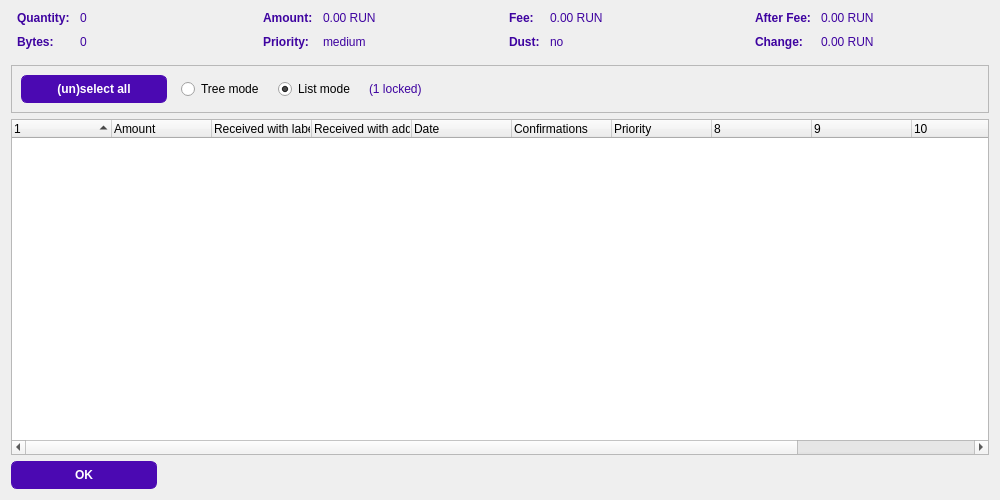
<?xml version="1.0" encoding="UTF-8"?>
<ui version="4.0">
 <class>CoinControlDialog</class>
 <widget class="QDialog" name="CoinControlDialog">
  <property name="geometry">
   <rect>
    <x>0</x>
    <y>0</y>
    <width>1000</width>
    <height>500</height>
   </rect>
  </property>
  <property name="windowTitle">
   <string>Coin Selection</string>
  </property>
  <property name="styleSheet">
   <string notr="true">
QPushButton{
        background-color:#4b09b2;
        color:white;
		min-height:26px;
		max-height:26px;
        min-width: 120px;
		padding-left:12px;
		padding-right:12px;
        border:1px solid #4b09b2;
		icon-size:24px;
		font:bold;
		border-radius:6px;
}

QPushButton:hover{
        background-color:#6821d6;
}

QPushButton:pressed{
        background-color:#3f0698;
}


QLabel{
	color:#3e03a0;
}

</string>
  </property>
  <layout class="QVBoxLayout" name="verticalLayout">
   <item>
    <layout class="QHBoxLayout" name="horizontalLayoutTop" stretch="0,0,0,0">
     <property name="topMargin">
      <number>0</number>
     </property>
     <property name="bottomMargin">
      <number>10</number>
     </property>
     <item>
      <layout class="QFormLayout" name="formLayoutCoinControl1">
       <property name="horizontalSpacing">
        <number>10</number>
       </property>
       <property name="verticalSpacing">
        <number>10</number>
       </property>
       <property name="leftMargin">
        <number>6</number>
       </property>
       <property name="rightMargin">
        <number>6</number>
       </property>
       <item row="0" column="0">
        <widget class="QLabel" name="labelCoinControlQuantityText">
         <property name="font">
          <font>
           <weight>75</weight>
           <bold>true</bold>
          </font>
         </property>
         <property name="text">
          <string>Quantity:</string>
         </property>
        </widget>
       </item>
       <item row="0" column="1">
        <widget class="QLabel" name="labelCoinControlQuantity">
         <property name="cursor">
          <cursorShape>IBeamCursor</cursorShape>
         </property>
         <property name="contextMenuPolicy">
          <enum>Qt::ActionsContextMenu</enum>
         </property>
         <property name="text">
          <string notr="true">0</string>
         </property>
         <property name="textInteractionFlags">
          <set>Qt::LinksAccessibleByMouse|Qt::TextSelectableByKeyboard|Qt::TextSelectableByMouse</set>
         </property>
        </widget>
       </item>
       <item row="1" column="0">
        <widget class="QLabel" name="labelCoinControlBytesText">
         <property name="font">
          <font>
           <weight>75</weight>
           <bold>true</bold>
          </font>
         </property>
         <property name="text">
          <string>Bytes:</string>
         </property>
        </widget>
       </item>
       <item row="1" column="1">
        <widget class="QLabel" name="labelCoinControlBytes">
         <property name="cursor">
          <cursorShape>IBeamCursor</cursorShape>
         </property>
         <property name="contextMenuPolicy">
          <enum>Qt::ActionsContextMenu</enum>
         </property>
         <property name="text">
          <string notr="true">0</string>
         </property>
         <property name="textInteractionFlags">
          <set>Qt::LinksAccessibleByMouse|Qt::TextSelectableByKeyboard|Qt::TextSelectableByMouse</set>
         </property>
        </widget>
       </item>
      </layout>
     </item>
     <item>
      <layout class="QFormLayout" name="formLayoutCoinControl2">
       <property name="horizontalSpacing">
        <number>10</number>
       </property>
       <property name="verticalSpacing">
        <number>10</number>
       </property>
       <property name="leftMargin">
        <number>6</number>
       </property>
       <property name="rightMargin">
        <number>6</number>
       </property>
       <item row="0" column="0">
        <widget class="QLabel" name="labelCoinControlAmountText">
         <property name="font">
          <font>
           <weight>75</weight>
           <bold>true</bold>
          </font>
         </property>
         <property name="text">
          <string>Amount:</string>
         </property>
        </widget>
       </item>
       <item row="0" column="1">
        <widget class="QLabel" name="labelCoinControlAmount">
         <property name="cursor">
          <cursorShape>IBeamCursor</cursorShape>
         </property>
         <property name="contextMenuPolicy">
          <enum>Qt::ActionsContextMenu</enum>
         </property>
         <property name="text">
          <string notr="true">0.00 RUN</string>
         </property>
         <property name="textInteractionFlags">
          <set>Qt::LinksAccessibleByMouse|Qt::TextSelectableByKeyboard|Qt::TextSelectableByMouse</set>
         </property>
        </widget>
       </item>
       <item row="1" column="0">
        <widget class="QLabel" name="labelCoinControlPriorityText">
         <property name="font">
          <font>
           <weight>75</weight>
           <bold>true</bold>
          </font>
         </property>
         <property name="text">
          <string>Priority:</string>
         </property>
        </widget>
       </item>
       <item row="1" column="1">
        <widget class="QLabel" name="labelCoinControlPriority">
         <property name="cursor">
          <cursorShape>IBeamCursor</cursorShape>
         </property>
         <property name="contextMenuPolicy">
          <enum>Qt::ActionsContextMenu</enum>
         </property>
         <property name="text">
          <string notr="true">medium</string>
         </property>
         <property name="textInteractionFlags">
          <set>Qt::LinksAccessibleByMouse|Qt::TextSelectableByKeyboard|Qt::TextSelectableByMouse</set>
         </property>
        </widget>
       </item>
      </layout>
     </item>
     <item>
      <layout class="QFormLayout" name="formLayoutCoinControl3">
       <property name="horizontalSpacing">
        <number>10</number>
       </property>
       <property name="verticalSpacing">
        <number>10</number>
       </property>
       <property name="leftMargin">
        <number>6</number>
       </property>
       <property name="rightMargin">
        <number>6</number>
       </property>
       <item row="0" column="0">
        <widget class="QLabel" name="labelCoinControlFeeText">
         <property name="font">
          <font>
           <weight>75</weight>
           <bold>true</bold>
          </font>
         </property>
         <property name="text">
          <string>Fee:</string>
         </property>
        </widget>
       </item>
       <item row="0" column="1">
        <widget class="QLabel" name="labelCoinControlFee">
         <property name="cursor">
          <cursorShape>IBeamCursor</cursorShape>
         </property>
         <property name="contextMenuPolicy">
          <enum>Qt::ActionsContextMenu</enum>
         </property>
         <property name="text">
          <string notr="true">0.00 RUN</string>
         </property>
         <property name="textInteractionFlags">
          <set>Qt::LinksAccessibleByMouse|Qt::TextSelectableByKeyboard|Qt::TextSelectableByMouse</set>
         </property>
        </widget>
       </item>
       <item row="1" column="0">
        <widget class="QLabel" name="labelCoinControlLowOutputText">
         <property name="enabled">
          <bool>false</bool>
         </property>
         <property name="font">
          <font>
           <weight>75</weight>
           <bold>true</bold>
          </font>
         </property>
         <property name="text">
          <string>Dust:</string>
         </property>
        </widget>
       </item>
       <item row="1" column="1">
        <widget class="QLabel" name="labelCoinControlLowOutput">
         <property name="enabled">
          <bool>false</bool>
         </property>
         <property name="cursor">
          <cursorShape>IBeamCursor</cursorShape>
         </property>
         <property name="contextMenuPolicy">
          <enum>Qt::ActionsContextMenu</enum>
         </property>
         <property name="text">
          <string notr="true">no</string>
         </property>
         <property name="textInteractionFlags">
          <set>Qt::LinksAccessibleByMouse|Qt::TextSelectableByKeyboard|Qt::TextSelectableByMouse</set>
         </property>
        </widget>
       </item>
      </layout>
     </item>
     <item>
      <layout class="QFormLayout" name="formLayoutCoinControl4">
       <property name="horizontalSpacing">
        <number>10</number>
       </property>
       <property name="verticalSpacing">
        <number>10</number>
       </property>
       <property name="leftMargin">
        <number>6</number>
       </property>
       <property name="rightMargin">
        <number>6</number>
       </property>
       <item row="0" column="0">
        <widget class="QLabel" name="labelCoinControlAfterFeeText">
         <property name="font">
          <font>
           <weight>75</weight>
           <bold>true</bold>
          </font>
         </property>
         <property name="text">
          <string>After Fee:</string>
         </property>
        </widget>
       </item>
       <item row="0" column="1">
        <widget class="QLabel" name="labelCoinControlAfterFee">
         <property name="cursor">
          <cursorShape>IBeamCursor</cursorShape>
         </property>
         <property name="contextMenuPolicy">
          <enum>Qt::ActionsContextMenu</enum>
         </property>
         <property name="text">
          <string notr="true">0.00 RUN</string>
         </property>
         <property name="textInteractionFlags">
          <set>Qt::LinksAccessibleByMouse|Qt::TextSelectableByKeyboard|Qt::TextSelectableByMouse</set>
         </property>
        </widget>
       </item>
       <item row="1" column="0">
        <widget class="QLabel" name="labelCoinControlChangeText">
         <property name="enabled">
          <bool>false</bool>
         </property>
         <property name="font">
          <font>
           <weight>75</weight>
           <bold>true</bold>
          </font>
         </property>
         <property name="text">
          <string>Change:</string>
         </property>
        </widget>
       </item>
       <item row="1" column="1">
        <widget class="QLabel" name="labelCoinControlChange">
         <property name="enabled">
          <bool>false</bool>
         </property>
         <property name="cursor">
          <cursorShape>IBeamCursor</cursorShape>
         </property>
         <property name="contextMenuPolicy">
          <enum>Qt::ActionsContextMenu</enum>
         </property>
         <property name="text">
          <string notr="true">0.00 RUN</string>
         </property>
         <property name="textInteractionFlags">
          <set>Qt::LinksAccessibleByMouse|Qt::TextSelectableByKeyboard|Qt::TextSelectableByMouse</set>
         </property>
        </widget>
       </item>
      </layout>
     </item>
    </layout>
   </item>
   <item>
    <widget class="QFrame" name="frame">
     <property name="minimumSize">
      <size>
       <width>0</width>
       <height>40</height>
      </size>
     </property>
     <property name="frameShape">
      <enum>QFrame::StyledPanel</enum>
     </property>
     <property name="frameShadow">
      <enum>QFrame::Sunken</enum>
     </property>
     <layout class="QHBoxLayout" name="horizontalLayout">
      <item>
       <layout class="QHBoxLayout" name="horizontalLayoutPanel" stretch="0,0,0,0,0">
        <property name="spacing">
         <number>14</number>
        </property>
        <item>
         <widget class="QPushButton" name="pushButtonSelectAll">
          <property name="sizePolicy">
           <sizepolicy hsizetype="Maximum" vsizetype="Fixed">
            <horstretch>0</horstretch>
            <verstretch>0</verstretch>
           </sizepolicy>
          </property>
          <property name="text">
           <string>(un)select all</string>
          </property>
          <property name="autoDefault">
           <bool>false</bool>
          </property>
         </widget>
        </item>
        <item>
         <widget class="QRadioButton" name="radioTreeMode">
          <property name="sizePolicy">
           <sizepolicy hsizetype="Maximum" vsizetype="Fixed">
            <horstretch>0</horstretch>
            <verstretch>0</verstretch>
           </sizepolicy>
          </property>
          <property name="text">
           <string>Tree mode</string>
          </property>
         </widget>
        </item>
        <item>
         <widget class="QRadioButton" name="radioListMode">
          <property name="sizePolicy">
           <sizepolicy hsizetype="Maximum" vsizetype="Fixed">
            <horstretch>0</horstretch>
            <verstretch>0</verstretch>
           </sizepolicy>
          </property>
          <property name="text">
           <string>List mode</string>
          </property>
          <property name="checked">
           <bool>true</bool>
          </property>
         </widget>
        </item>
        <item>
         <widget class="QLabel" name="labelLocked">
          <property name="text">
           <string notr="true">(1 locked)</string>
          </property>
         </widget>
        </item>
        <item>
         <spacer name="horizontalSpacer">
          <property name="orientation">
           <enum>Qt::Horizontal</enum>
          </property>
          <property name="sizeHint" stdset="0">
           <size>
            <width>40</width>
            <height>20</height>
           </size>
          </property>
         </spacer>
        </item>
       </layout>
      </item>
     </layout>
    </widget>
   </item>
   <item>
    <widget class="CoinControlTreeWidget" name="treeWidget">
     <property name="contextMenuPolicy">
      <enum>Qt::CustomContextMenu</enum>
     </property>
     <property name="sortingEnabled">
      <bool>false</bool>
     </property>
     <property name="columnCount">
      <number>12</number>
     </property>
     <attribute name="headerShowSortIndicator" stdset="0">
      <bool>true</bool>
     </attribute>
     <attribute name="headerStretchLastSection">
      <bool>false</bool>
     </attribute>
     <column>
      <property name="text">
       <string/>
      </property>
     </column>
     <column>
      <property name="text">
       <string>Amount</string>
      </property>
     </column>
     <column>
      <property name="text">
       <string>Received with label</string>
      </property>
     </column>
     <column>
      <property name="text">
       <string>Received with address</string>
      </property>
     </column>
     <column>
      <property name="text">
       <string>Date</string>
      </property>
     </column>
     <column>
      <property name="text">
       <string>Confirmations</string>
      </property>
      <property name="toolTip">
       <string>Confirmed</string>
      </property>
     </column>
     <column>
      <property name="text">
       <string>Priority</string>
      </property>
     </column>
     <column>
      <property name="text">
       <string/>
      </property>
     </column>
     <column>
      <property name="text">
       <string/>
      </property>
     </column>
     <column>
      <property name="text">
       <string/>
      </property>
     </column>
     <column>
      <property name="text">
       <string/>
      </property>
     </column>
     <column>
      <property name="text">
       <string/>
      </property>
     </column>
    </widget>
   </item>
   <item>
    <widget class="QDialogButtonBox" name="buttonBox">
     <property name="sizePolicy">
      <sizepolicy hsizetype="Maximum" vsizetype="Fixed">
       <horstretch>0</horstretch>
       <verstretch>0</verstretch>
      </sizepolicy>
     </property>
     <property name="orientation">
      <enum>Qt::Horizontal</enum>
     </property>
     <property name="standardButtons">
      <set>QDialogButtonBox::Ok</set>
     </property>
    </widget>
   </item>
  </layout>
 </widget>
 <customwidgets>
  <customwidget>
   <class>CoinControlTreeWidget</class>
   <extends>QTreeWidget</extends>
   <header>coincontroltreewidget.h</header>
  </customwidget>
 </customwidgets>
 <resources/>
 <connections/>
</ui>
